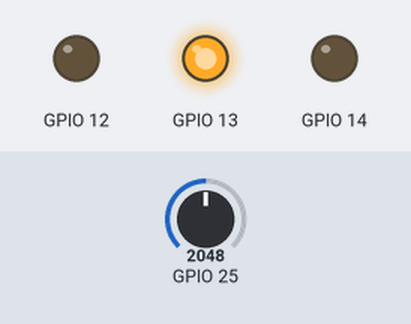
Recording of a sketch running on a simulated ESP32. Shown: output pins drawn as LEDs (lit = HIGH). The inputs (shaded band) are chosen by the test bench; at power-on: GPIO 25 = 2048.

Above: at 2.8 s.
2.9 s: GPIO 25 set to 0
At 4.8 s:
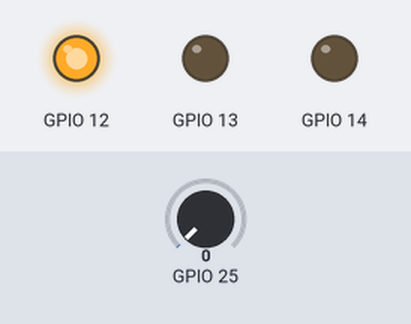
At 5.7 s:
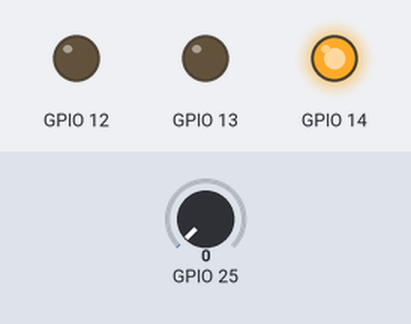
8.9 s: GPIO 25 set to 491
At 9.9 s:
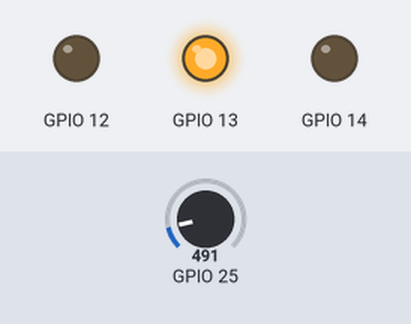
Timing chart, 0 to 11.9 s (numbered marks = the images above; inputs shaded):
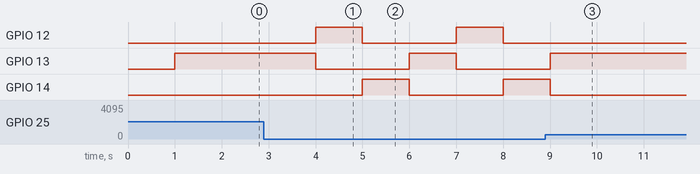

The sketch:

mid1.ino
```cpp
void setup() {
  // initialize serial communication at 9600 bits per second:
  Serial.begin(9600);
  pinMode(12,OUTPUT);
  pinMode(13,OUTPUT);
  pinMode(14,OUTPUT);
}

// the loop routine runs over and over again forever:
void loop() {
  // read the input pin:
  int a = analogRead(25);
  if(a==0){
    digitalWrite(13,0);
    digitalWrite(12,1);
    delay(1000);
    digitalWrite(12,0);
    digitalWrite(14,1);
  }
  delay(1000);
  digitalWrite(14,0);
  digitalWrite(13,1);
  delay(1000);
}
```

Measured:
- after the input at 2.9 s, GPIO 12: alternates HIGH for 1.0 s and LOW for 2.0 s, starting after 1.1 s; GPIO 13: HIGH → LOW after 1.1 s, → HIGH 2.0 s later, → LOW 1.0 s later; GPIO 14: LOW → HIGH after 2.1 s, → LOW 1.0 s later, → HIGH 2.0 s later
- after the input at 8.9 s, GPIO 12: stops changing and stays LOW; GPIO 13: goes on until 9.0 s, then stays HIGH; GPIO 14: goes on until 9.0 s, then stays LOW
